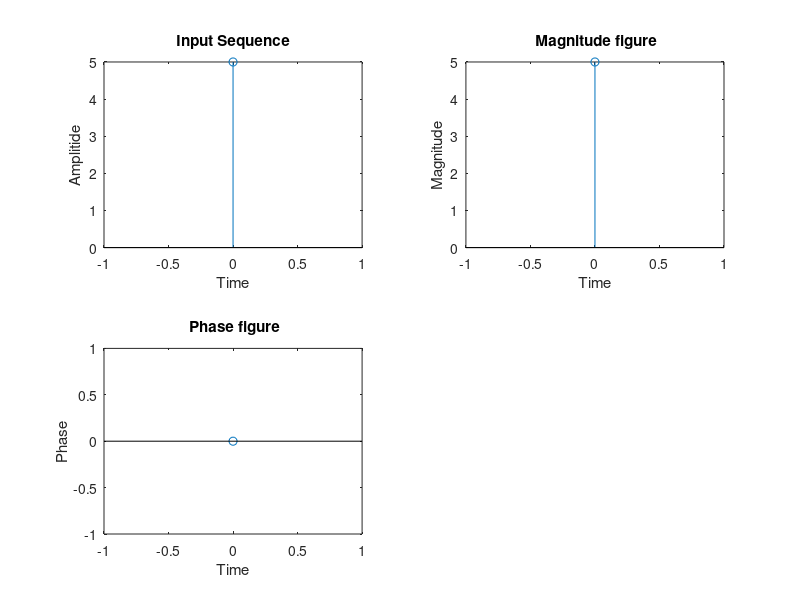

MATLAB code to generate this figure:
clc;
clear all;
close all;
x =input('Enter the sequence: ');
N=length(x);
F=fft(x);
n=0:N-1;
subplot(2,2,1);
stem(n,x);
xlabel("Time");
ylabel("Amplitide");
title("Input Sequence");

subplot(2,2,2);
stem(n,abs(F));
xlabel("Time");
ylabel("Magnitude");
title(" Magnitude figure");

subplot(2,2,3);
stem(n,angle(F));
xlabel("Time");
ylabel("Phase");
title(" Phase figure");
